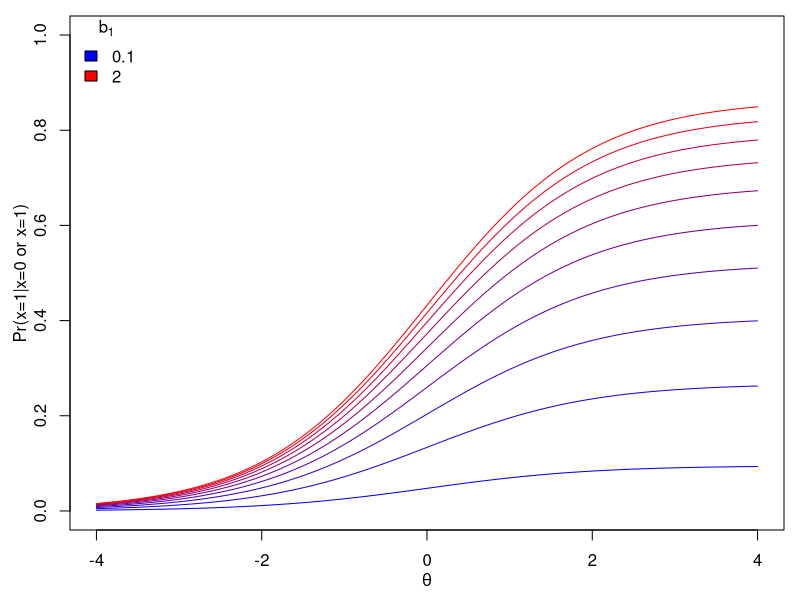

Write R code to recreate this figure.
x<-seq(-4,4,length.out=1000)
a<-1
b0<-0
b1<-seq(0.1,2,length.out=10)
y<-function(b1) {
    z1<-a*(x-b1)
    z0<-a*(x-b0)
    (1-exp(z1-z0))/(1+exp(-z0))
}

pdf("/home/bdomingu/Dropbox/Apps/Overleaf/impliedprobs/ncme2023proposal/curves_ncme.pdf",width=3.5,height=2.3)
par(mgp=c(2,1,0),oma=rep(.5,4),mar=c(3,3,.3,.3))
cols<-colorRampPalette(c("blue", "red"))( length(b1))
plot(NULL,xlim=range(x),ylim=0:1,xlab=expression(theta),ylab="Pr(x=1|x=0 or x=1)")
for (i in 1:length(b1)) lines(x,y(b1[i]),col=cols[i])
legend("topleft",bty='n',legend=c(b1[1],b1[10]),title=expression(b[1]),fill=c(cols[1],cols[10]))
dev.off()
